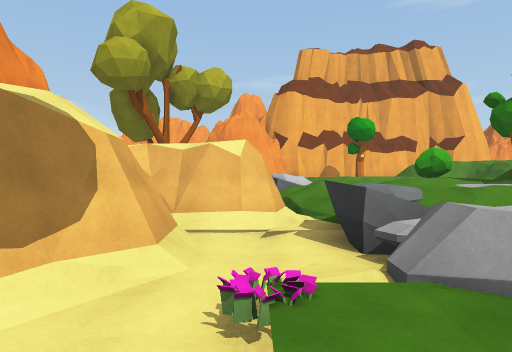
view 1 (above)

18 first-person views from a walk through a 3-D level made in the Unity game engine. The camera is 1.4 m above the floor, looks level and sees 70° across. The floor is counted in squares, 2 m on a side. Each view is taken from the middle of a square. On the plan, view 1 faces up. The plan holds only what a view shows up to about 11 squares ahead; the rest is blank. The place goes on beyond the plan.

view 2
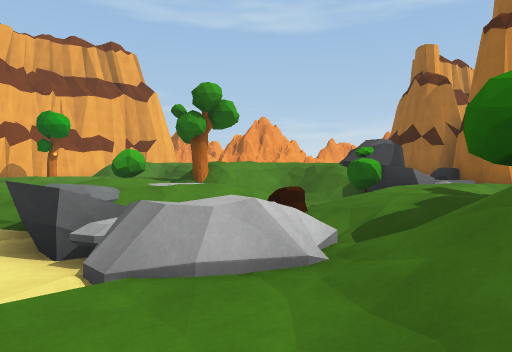

view 3
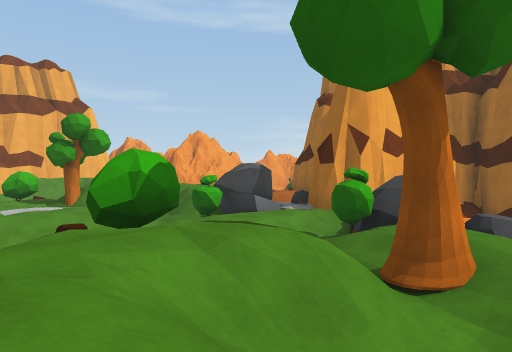

view 4
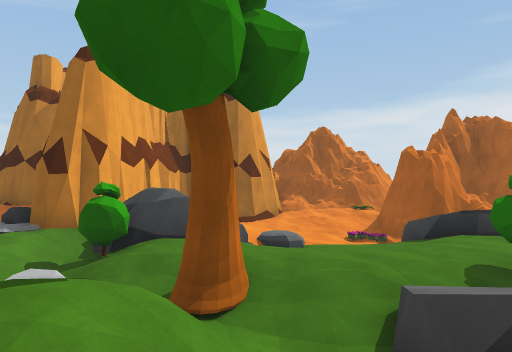

view 5
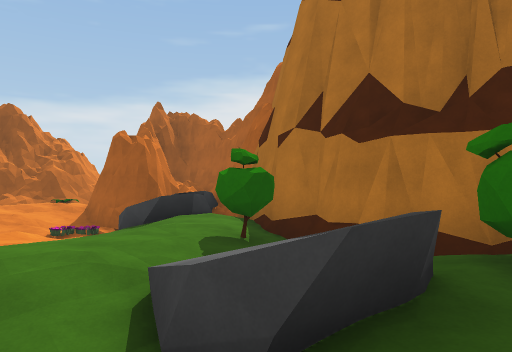

view 6
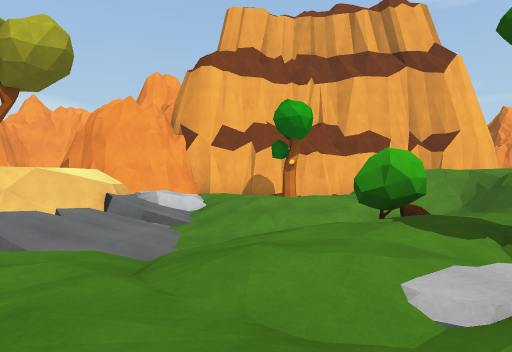

view 7
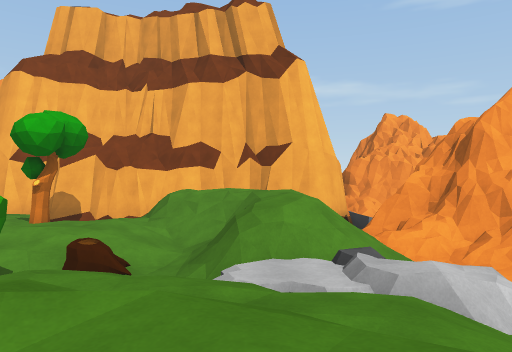

view 8
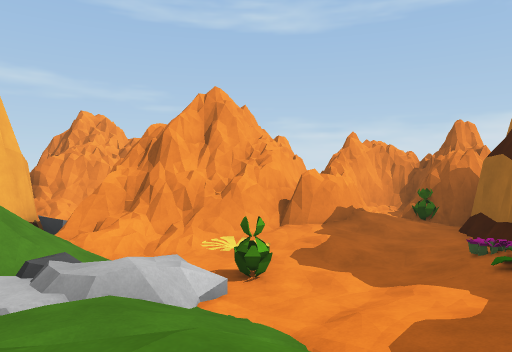

view 9
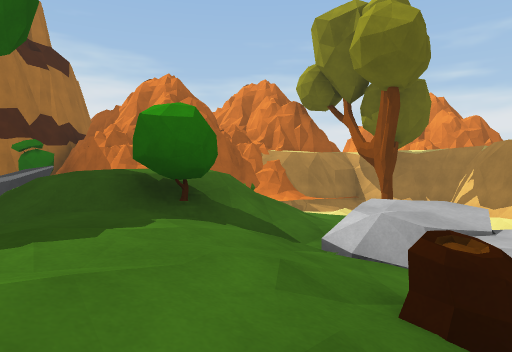

view 10
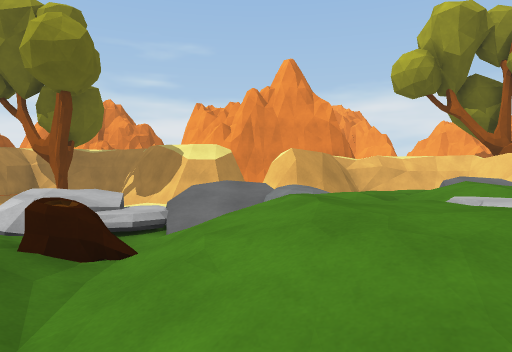

view 11
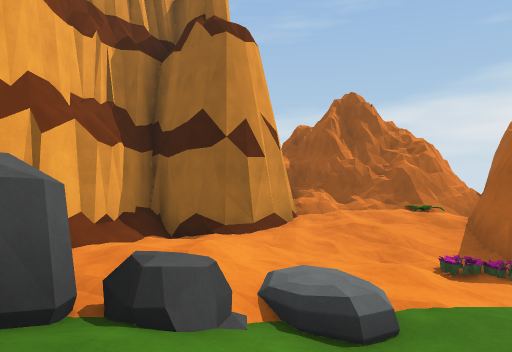

view 12
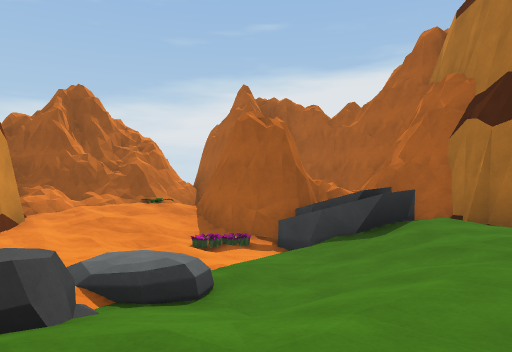

view 13
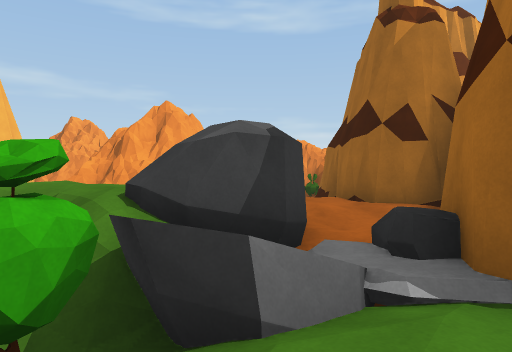

view 14
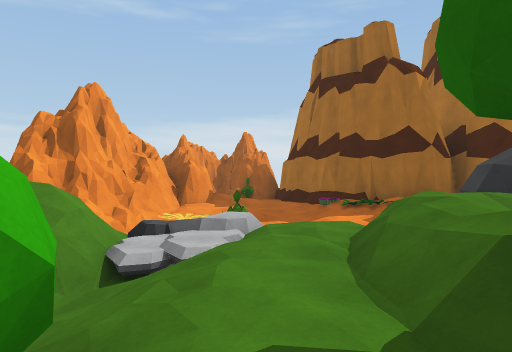

view 15
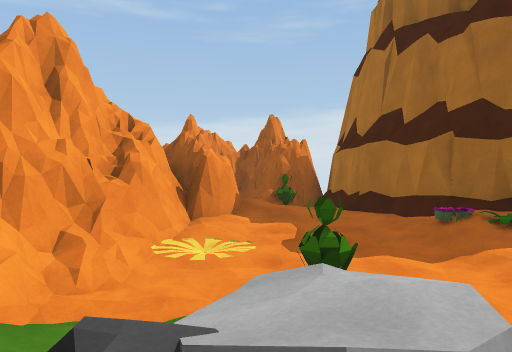

view 16
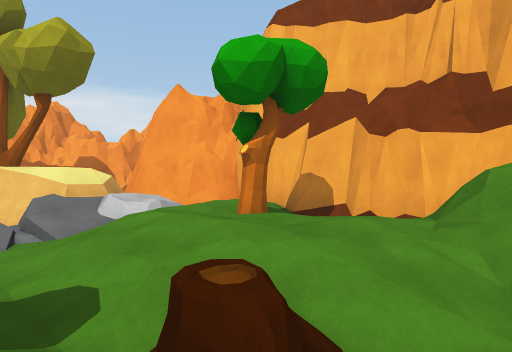

view 17
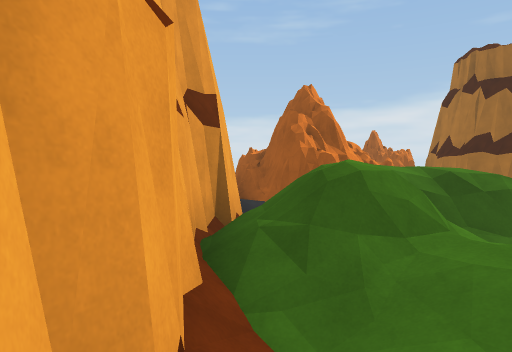

view 18
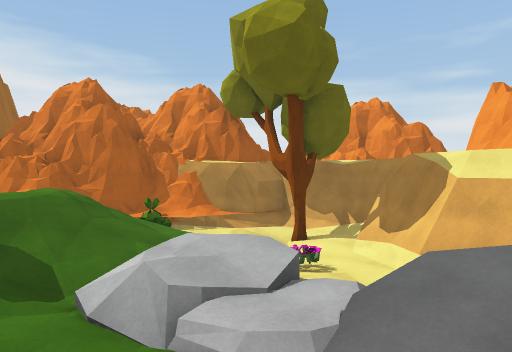

### Floor plan
Key: @ floor where view 1 was taken; # wall or solid block; . main floor; : floor 0.25 m higher than the main floor; - floor 0.25 m lower than the main floor; + floor 0.5 m higher than the main floor; _ floor 0.5 m lower than the main floor; * floor 0.75 m higher than the main floor; < floor 0.75 m lower than the main floor; ( floor 1 m lower than the main floor; % floor 1.25 m higher than the main floor; ! floor 1.25 m lower than the main floor; & floor 1.5 m higher than the main floor; ? floor 1.5 m lower than the main floor; / step, stairs or slope; = window, fence, low wall or low ledge; T tree; B bush; R rock; P plant; O other object.
Columns run from 4 left of view 1 to 18 right of it. Each row starts with its distance up from view 1.
 17                ##
 16      ########  R#
 15   ####://////  R#
 14    ###:////&/  ##
 13     = ::T:/=//=###
 12  T#=R //://////=###
 11   ##R/<///O/=/R_P######
 10  ## R /_/B///  __-./:/#
  9   # R   :::://RP_/-..P#
  8   #  /-::////:/__/./###
  7   ###/.//TT/%//.-P###
  6    ##R/...////::O/#
  5    ###//-//(=RR:+##
  4   ##!R/<O</BRR/:::#
  3   ##!R////...=R####
  2 ###!P/R//.....R#
  1 #/!?/<//B. /BR######
  0 #/T/@///// /BRR__//#
 -1 #//!//////T/.R--_<##
 -2 ####P/*////..//__(###
 -3    ##//  /_./R/<((<_##
 -4     ###./ /.-<//(/_-/#
 -5       ##R _B.//!P(_-/#
 -6        #B//-..RR###-##
 -7        ######RRR#   ##
 -8             #####

Positions as (right, up) in squares from view 1, and headings:
1: (0, 0), facing up
2: (0, 0), facing up-right
3: (2, -3), facing up-right
4: (2, -2), facing right
5: (3, -2), facing down-right
6: (3, 5), facing up
7: (8, 6), facing up
8: (8, 6), facing up-right
9: (6, 4), facing down-left
10: (7, 5), facing left
11: (7, -2), facing right
12: (7, -1), facing down-right
13: (7, 2), facing up-right
14: (4, 9), facing right
15: (8, 10), facing right
16: (7, 10), facing up-left
17: (3, 15), facing right
18: (4, 5), facing down-left
